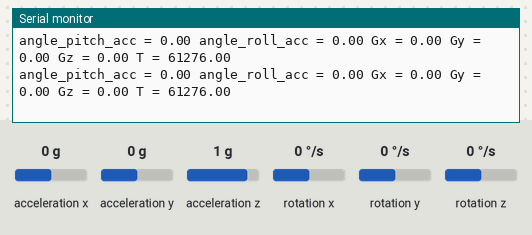
A sketch run on a simulated Arduino Uno, built for the host (arithmetic inside an expression is 32-bit, double 64-bit). Parts: the last lines printed to the serial monitor. Wiring (inferred from the names in the program): MPU-6050 motion sensor at I2C address 0x68. The inputs (shaded band) are chosen by the test bench; at power-on: acceleration x 0 g, acceleration y 0 g, rotation x 0 °/s, rotation y 0 °/s, rotation z 0 °/s, acceleration z 1 g.

Above: at 1.7 s.
1.8 s: acceleration x set to -1.4 g
At 2.8 s:
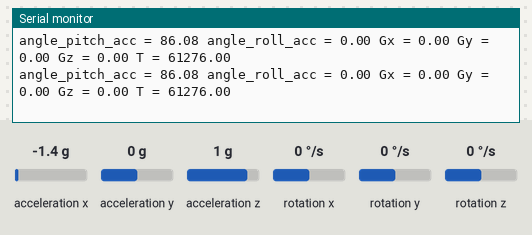
3.3 s: acceleration y set to -1.4 g
At 4.2 s:
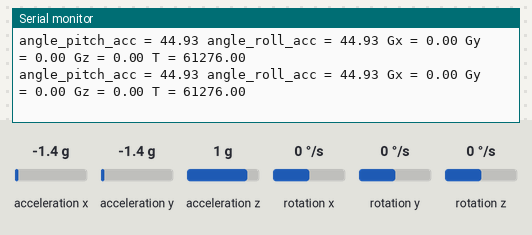
4.8 s: rotation x set to -192 °/s
At 5.4 s:
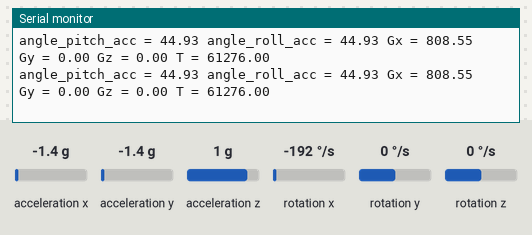
7.8 s: rotation y set to -192 °/s
At 8.5 s:
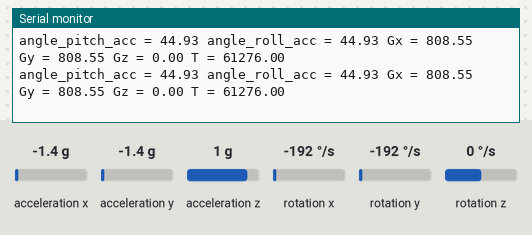
10.8 s: acceleration x set to 0 g
At 11.9 s:
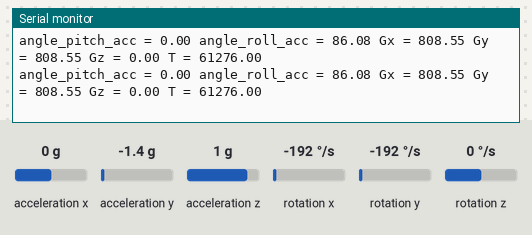
16.8 s: rotation z set to 12 °/s
At 17.8 s:
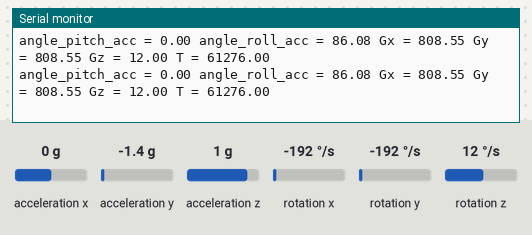
Timing chart, 0 to 19.8 s (numbered marks = the images above; inputs shaded):
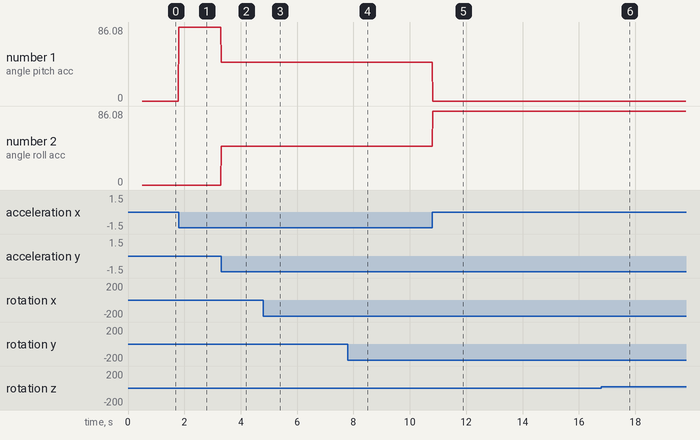

Measured:
- after the input at 1.8 s, the serial monitor: prints a new line at once (image 1)
- after the input at 3.3 s, the serial monitor: prints a new line at once (image 2)
- after the input at 4.8 s, the serial monitor: prints a new line at once (image 3)
- after the input at 7.8 s, the serial monitor: prints a new line at once (image 4)
- after the input at 10.8 s, the serial monitor: prints a new line at once (image 5)
- after the input at 16.8 s, the serial monitor: prints a new line at once (image 6)
- plotted number 1: 0 → 86.08 after the input at 1.8 s, 86.08 → 44.93 after the input at 3.3 s
- plotted number 2: 0 → 44.93 after the input at 3.3 s, 44.93 → 86.08 after the input at 10.8 s

The sketch:

mpu6050Test.ino
```cpp
#include <Wire.h>

#define gyro_address 0x68
float acc_y, acc_x, acc_z, acc_total_vector;
float angle_pitch_acc, angle_roll_acc;
float gyro_roll, gyro_pitch, gyro_yaw;
float temperature;
TwoWire MPUWIRE(2);

void setup() {
  Serial.begin(57600);
  delay(250);
  Serial.println("fuck");

//  MPUWIRE.setClock(400000);
  MPUWIRE.begin();                                                //Start the I2C as master
  delay(250);

  MPUWIRE.beginTransmission(gyro_address);                        //Start communication with the MPU-6050.
  MPUWIRE.write(0x6B);                                            //We want to write to the PWR_MGMT_1 register (6B hex).
  MPUWIRE.write(0x00);                                            //Set the register bits as 00000000 to activate the gyro.
  MPUWIRE.endTransmission();                                      //End the transmission with the gyro.

  MPUWIRE.beginTransmission(gyro_address);                        //Start communication with the MPU-6050.
  MPUWIRE.write(0x1B);                                            //We want to write to the GYRO_CONFIG register (1B hex).
  MPUWIRE.write(0x08);                                            //Set the register bits as 00001000 (500dps full scale).
  MPUWIRE.endTransmission();                                      //End the transmission with the gyro.

  MPUWIRE.beginTransmission(gyro_address);                        //Start communication with the MPU-6050.
  MPUWIRE.write(0x1C);                                            //We want to write to the ACCEL_CONFIG register (1A hex).
  MPUWIRE.write(0x10);                                            //Set the register bits as 00010000 (+/- 8g full scale range).
  MPUWIRE.endTransmission();                                      //End the transmission with the gyro.

  MPUWIRE.beginTransmission(gyro_address);                        //Start communication with the MPU-6050.
  MPUWIRE.write(0x1A);                                            //We want to write to the CONFIG register (1A hex).
  MPUWIRE.write(0x03);                                            //Set the register bits as 00000011 (Set Digital Low Pass Filter to ~43Hz).
  MPUWIRE.endTransmission();                                      //End the transmission with the gyro.
}

// the loop function runs over and over again forever
void loop() {

  MPUWIRE.beginTransmission(gyro_address);
  MPUWIRE.write(0x3B);
  MPUWIRE.endTransmission();
  MPUWIRE.requestFrom(gyro_address, 14);

  while(MPUWIRE.available() < 14);
  acc_y = MPUWIRE.read() << 8 | MPUWIRE.read();                    //Add the low and high byte to the acc_x variable.
  acc_x = MPUWIRE.read() << 8 | MPUWIRE.read();                    //Add the low and high byte to the acc_y variable.
  acc_z = MPUWIRE.read() << 8 | MPUWIRE.read();                    //Add the low and high byte to the acc_z variable.
  temperature = MPUWIRE.read() << 8 | MPUWIRE.read();              //Add the low and high byte to the temperature variable.
  gyro_roll = MPUWIRE.read() << 8 | MPUWIRE.read();                //Read high and low part of the angular data.
  gyro_pitch = MPUWIRE.read() << 8 | MPUWIRE.read();               //Read high and low part of the angular data.
  gyro_yaw = MPUWIRE.read() << 8 | MPUWIRE.read();                 //Read high and low part of the angular data.

  //Accelerometer angle calculations
  acc_total_vector = sqrt((acc_x * acc_x) + (acc_y * acc_y) + (acc_z * acc_z));    //Calculate the total accelerometer vector.

  if (abs(acc_y) < acc_total_vector) {                                             //Prevent the asin function to produce a NaN.
    angle_pitch_acc = asin((float)acc_y / acc_total_vector) * 57.296;              //Calculate the pitch angle.
  }
  if (abs(acc_x) < acc_total_vector) {                                             //Prevent the asin function to produce a NaN.
    angle_roll_acc = asin((float)acc_x / acc_total_vector) * 57.296;               //Calculate the roll angle.
  }

  Serial.print("angle_pitch_acc = ");
  Serial.print((float)angle_pitch_acc);
  Serial.print(" angle_roll_acc = ");
  Serial.print((float)angle_roll_acc);

  Serial.print(" Gx = ");
  Serial.print((float)gyro_roll/ 65.5);
  Serial.print(" Gy = ");
  Serial.print((float)gyro_pitch/ 65.5);
  Serial.print(" Gz = ");
  Serial.print((float)gyro_yaw/ 65.5);

  Serial.print(" T = ");
  Serial.println(temperature);
  delay(10);
}
```
